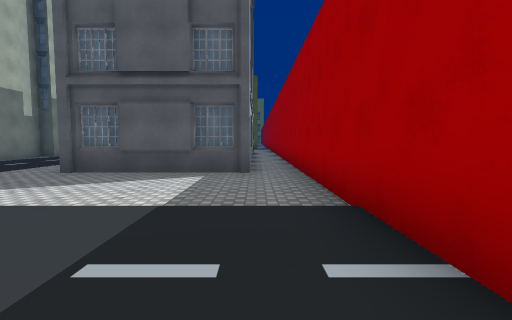
[1] (above)

24 first-person views from a walk through a 3-D level made in the Unity game engine. The camera is 1.4 m above the floor, tilts 4° down and sees 85° across. The floor is counted in squares, 2 m on a side. Each view is taken from the middle of a square. On the plan, view 1 faces up. The plan holds only what a view shows up to about 9 squares ahead; the rest is blank. The place goes on beyond the plan. The player is left out. Some surface patterns are stand-ins.

[2]
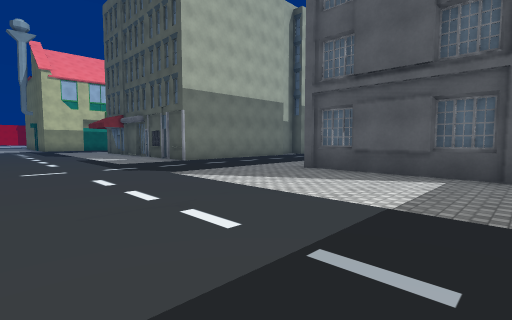

[3]
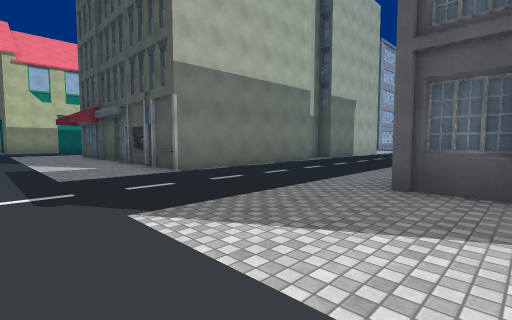

[4]
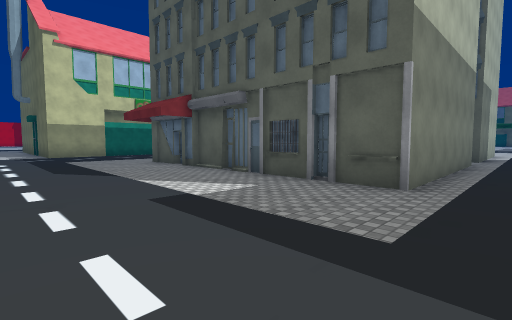

[5]
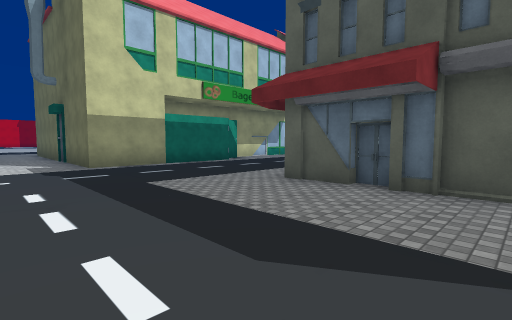

[6]
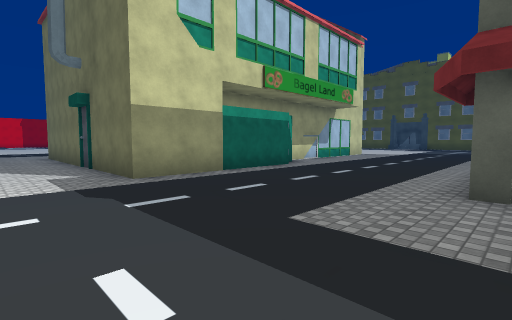

[7]
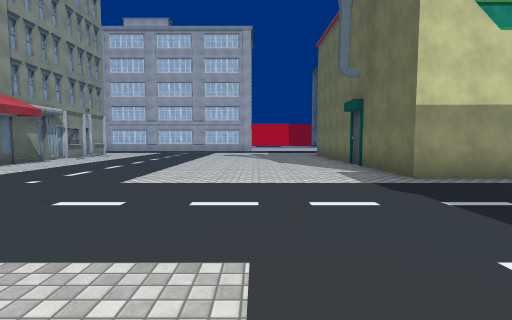

[8]
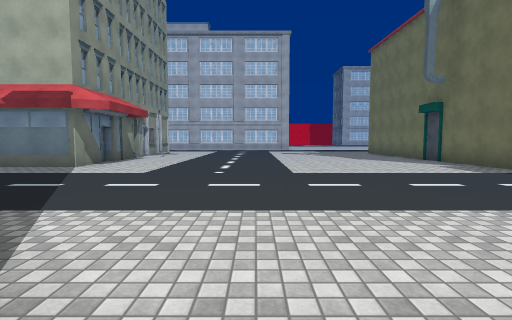

[9]
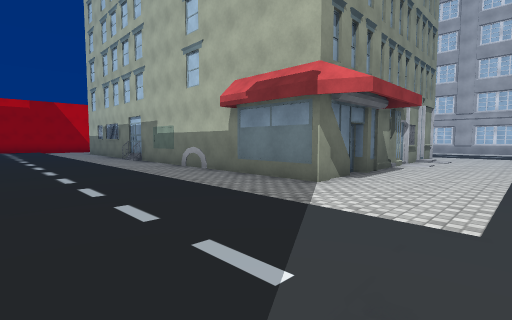

[10]
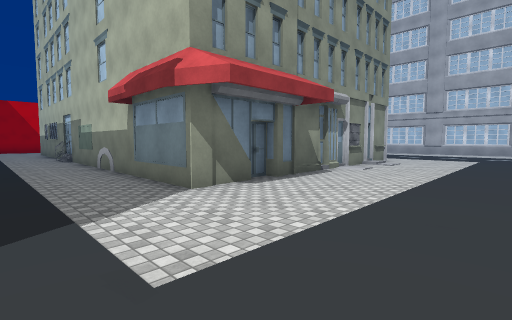

[11]
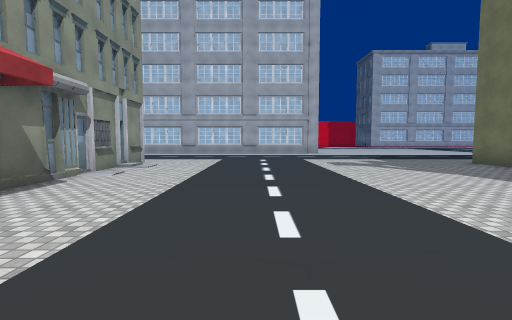

[12]
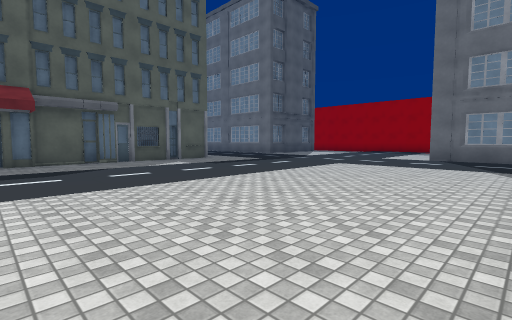

[13]
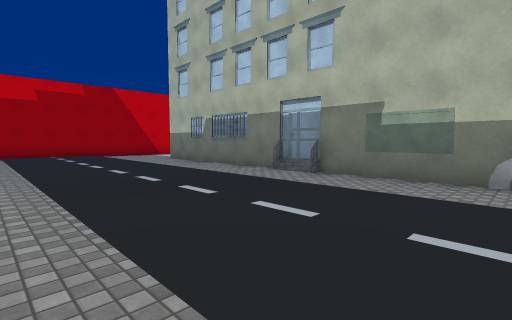

[14]
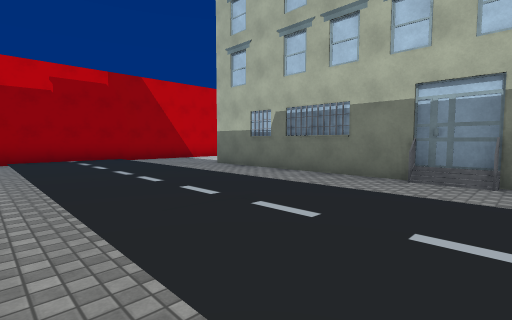

[15]
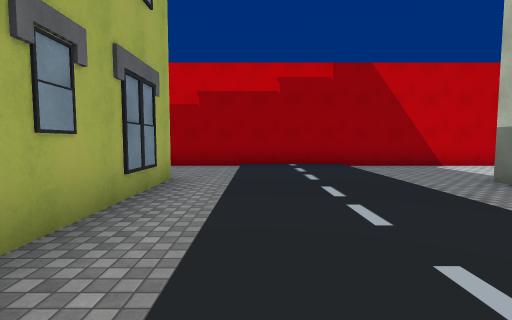

[16]
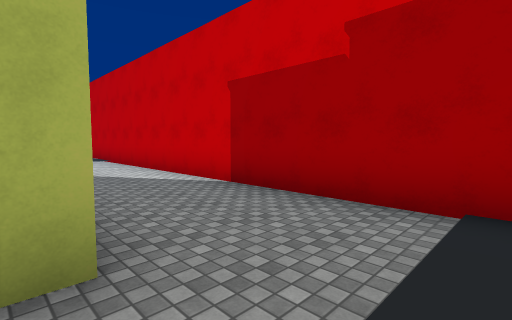

[17]
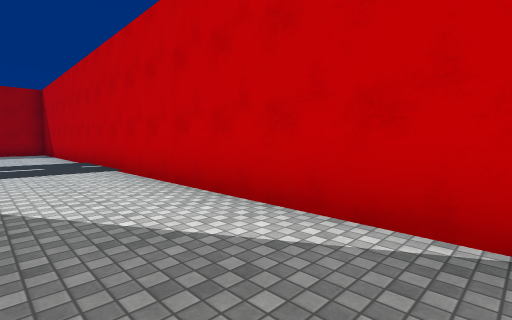

[18]
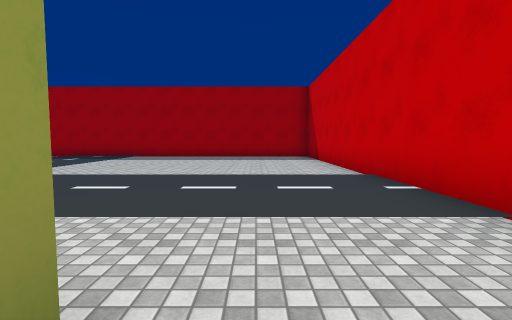

[19]
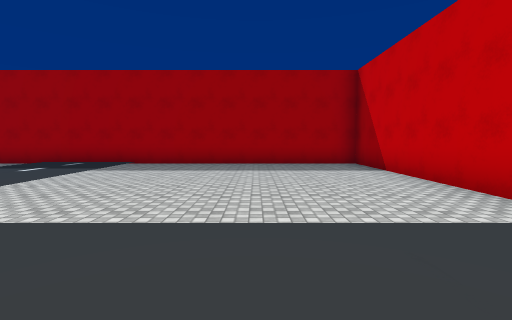

[20]
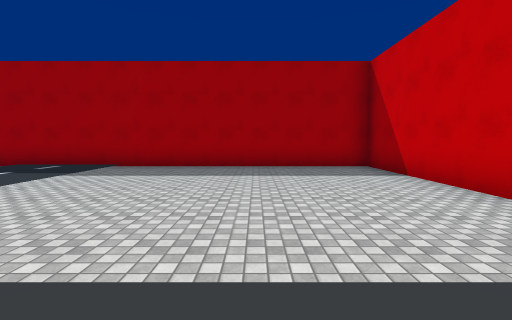

[21]
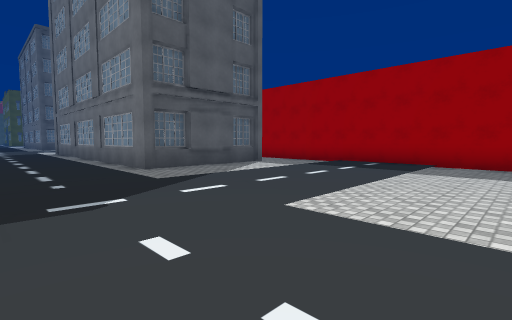

[22]
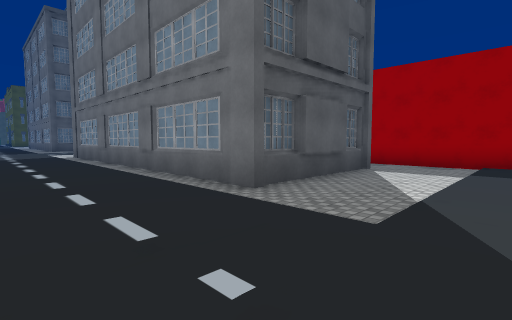

[23]
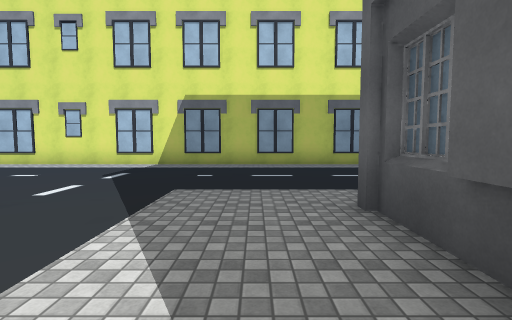

[24]
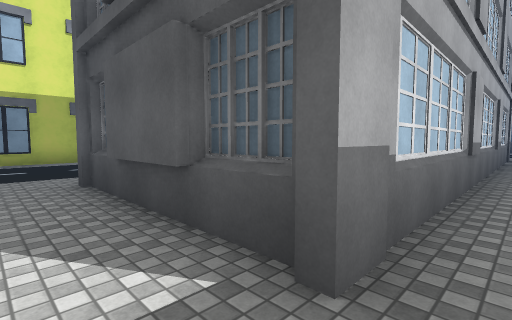

### Floor plan
Key: @ floor where view 1 was taken; # wall or solid block; . floor; B building; O other object.
Columns run from 31 left of view 1 to 1 right of it. Each row starts with its distance up from view 1.
 11            ...       #. ..
 10           ....       #....
  9           ....       #.....
  8         #.....       #.....     #
  7         #.....       #.....###B##
  6         #.....########..........#
  5         #.......................#
  4         #.......................#
  3 #########.......................#
  2 ................................#
  1 ................................#
  0 ...............................@
 -1 .............. ...........
 -2 ..........................#   B
 -3 ..........................#   #
 -4 .........................     #
 -5 ..............          ..    #.
 -6 .............           ..#   #.
 -7 .............          ...#   #.
 -8 ########.....          ...#   #.
 -9        #.....          ...#   #.
-10        #.....          ...#   #.
-11        #.....        # ...#   #.
-12        #......       #....#   #.#
-13        #O.....       #....#BBBB.#
-14        #......       #..........#
-15        ##.....       #..........#
-16        ##.....       #..........#
-17        ##.....       #..........#
-18        #......       #..........#
-19        #......#      #..........#
-20        #......#      #..........#
-21        #......#      #..........#
-22        #......#      #..........#
-23        .........................#
-24       ..........................#
-25      ...........................#
-26      ############################

Positions as (right, up) in squares from view 1, and headings:
1: (0, 0), facing up
2: (0, 0), facing up-left
3: (-3, 2), facing up-left
4: (-8, 1), facing up-left
5: (-14, 1), facing up-left
6: (-17, 1), facing up-left
7: (-17, 0), facing left
8: (-16, -3), facing left
9: (-19, -5), facing down-left
10: (-21, -4), facing down-left
11: (-22, -4), facing left
12: (-16, -4), facing up-right
13: (-18, -12), facing down-left
14: (-18, -15), facing down-left
15: (-19, -17), facing down
16: (-19, -22), facing down-right
17: (-15, -23), facing down-right
18: (-11, -23), facing right
19: (-8, -22), facing right
20: (-7, -22), facing right
21: (-8, -20), facing up-right
22: (-8, -16), facing up-right
23: (-2, -14), facing left
24: (0, -14), facing up-left
